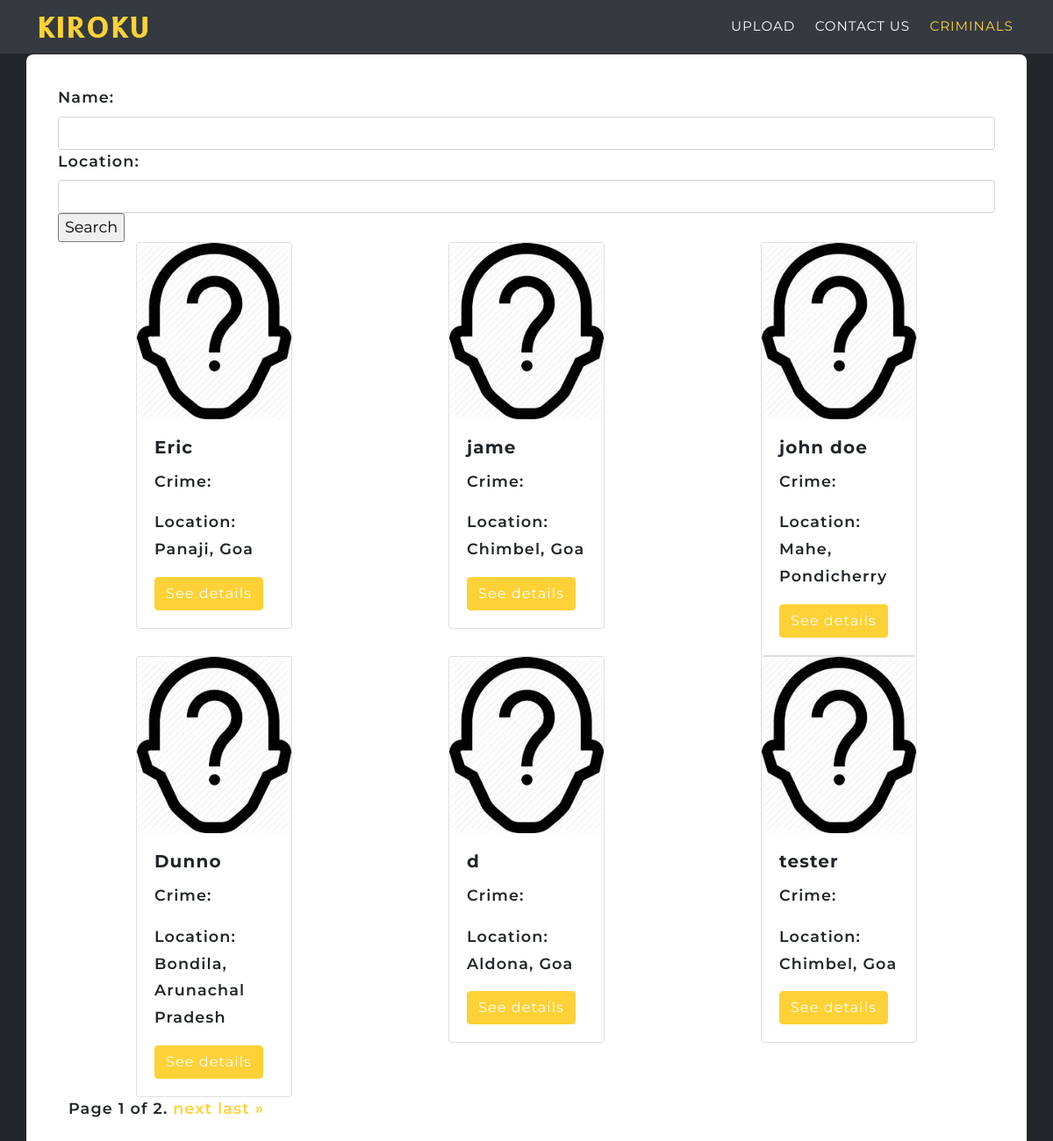
Screenshot of /criminals/ with the database file from the repository.
### criminals/models.py (models this page shows, shortened)
class Criminal(models.Model):
    criminal_id = models.AutoField(primary_key=True)
    name = models.CharField(max_length=30)
    age = models.IntegerField()
    physical_description = models.TextField(blank=True)
    date = models.DateField()
    state = models.ForeignKey('upload.States', on_delete=models.CASCADE, default=11)
    city = ChainedForeignKey(
        Cities,
        chained_field="state",
        chained_model_field="state",
        show_all=False,
        auto_choose=True,
        sort=True)
    crime_type = models.CharField(max_length=30)
    arresting_agency = models.CharField(max_length=30)
    photo = models.ImageField(blank=True, upload_to='criminals/', default='criminals/missing.jpeg')
    rating = models.FloatField(default=0)
    def location(self):
        return self.city.name + ', ' + self.state.name

### upload/models.py (models this page shows, shortened)
class Cities(models.Model):
    name = models.CharField(max_length=30)
    state = models.ForeignKey('States', on_delete=models.CASCADE)

class States(models.Model):
    name = models.CharField(max_length=30)

### criminals/views.py (the view)
# urls.py: path('', CriminalsView.as_view(), name='criminals'),
class CriminalsView(View):
    def get(self, request):
        if (request.GET.get('name')):
                form = AdvancedSearch(request.GET)
                if (form.is_valid()):
                    criminals = Criminal.objects.filter(name__contains=form.cleaned_data['name'])
                else:
                    criminals = Criminal.objects.all()
        else:
            form = AdvancedSearch()
            criminals = Criminal.objects.all()
        paginator = Paginator(criminals, 6)
        page_number = request.GET.get('page')
        page_obj = paginator.get_page(page_number)
        return render(request, 'criminals/criminals.html', {'criminals': page_obj, 'advancedSearch': form})

### criminals/forms.py
class AdvancedSearch(forms.Form):
    name = forms.CharField(max_length=30)
    location = forms.CharField(max_length=12, required=False)
    def __init__(self, *args, **kwargs):
        super(AdvancedSearch, self).__init__(*args, **kwargs)
        for visible in self.visible_fields():
            visible.field.widget.attrs['class'] = 'form-control'

### criminals/templates/criminals/criminals.html (shortened to what this page needs)
{% extends 'base_template.html' %}
{% block content %}
<div class="container emp-profile">
<form action="{% url 'criminals:search' %}", method="GET">
    {{ advancedSearch }}
    <input type="submit" value="Search">
</form>
{% if criminals %}
<div class="container">
  <div class="row">
    {% for criminal in criminals %}
    <div class="col-sm-4 p-0">
      <div class="card w-50 mx-auto">
        <img class="card-img-top" src="{{ criminal.photo.url }}" alt="Card image cap">
        <div class="card-body">
          <h5 class="card-title">{{ criminal.name }}</h5>
          <p class="card-text">Crime: {{ criminal.crime }} </p>
          <p class="card-text">Location: {{ criminal.location }} </p>
          <a href="{% url 'criminals:details' criminal.criminal_id %}" class="btn btn-primary">See details</a>
        </div>
      </div>
    </div>
    {% endfor %}
  </div>
    <div class="pagination">
      <span class="step-links">
          <span class="current">
              Page {{ criminals.number }} of {{ criminals.paginator.num_pages }}.
          </span>
          {% if criminals.has_next %}
              <a href="?page={{ criminals.next_page_number }}">next</a>
              <a href="?page={{ criminals.paginator.num_pages }}">last &raquo;</a>
          {% endif %}
      </span>
    </div>
</div>
{% else %}
not found
{% endif %}
</div>
{% endblock %}

### static/css/styles.css (style rules this page uses)
body { overflow-x: hidden; }
p { line-height: 1.75; }
.emp-profile { padding: 3%; margin-top: 3%; margin-bottom: 3%; border-radius: 0.5rem; background: #fff; font-family: "Montserrat", -apple-system, BlinkMacSystemFont, "Segoe UI", Roboto, "Helvetica Neue", Arial, sans-serif, "Apple Color Emoji", "Segoe UI Emoji", "Segoe UI Symbol", "Noto Color Emoji"; font-size: 1.1rem; letter-spacing: 0.0625em; font-weight: 550; }

### rows the page displays
Criminal: photo (picture), name "Eric", location "Panaji, Goa"
Criminal: photo (picture), name "jame", location "Chimbel, Goa"
Criminal: photo (picture), name "john doe", location "Mahe, Pondicherry"
Criminal: photo (picture), name "Dunno", location "Bondila, Arunachal Pradesh"
Criminal: photo (picture), name "d", location "Aldona, Goa"
Criminal: photo (picture), name "tester", location "Chimbel, Goa"

### other values shown
{{ criminals.number }} "1"
{{ criminals.paginator.num_pages }} "2"
